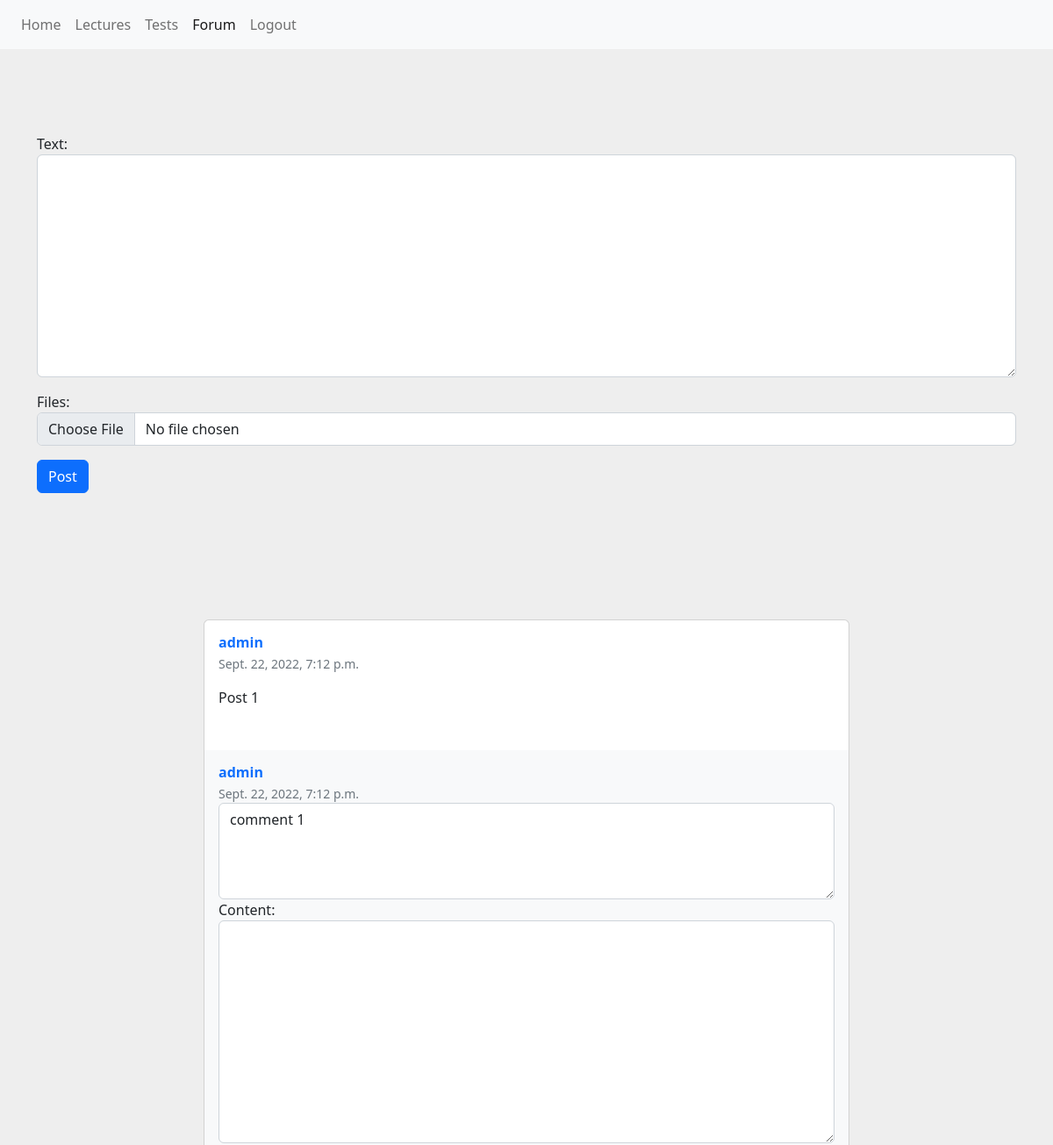
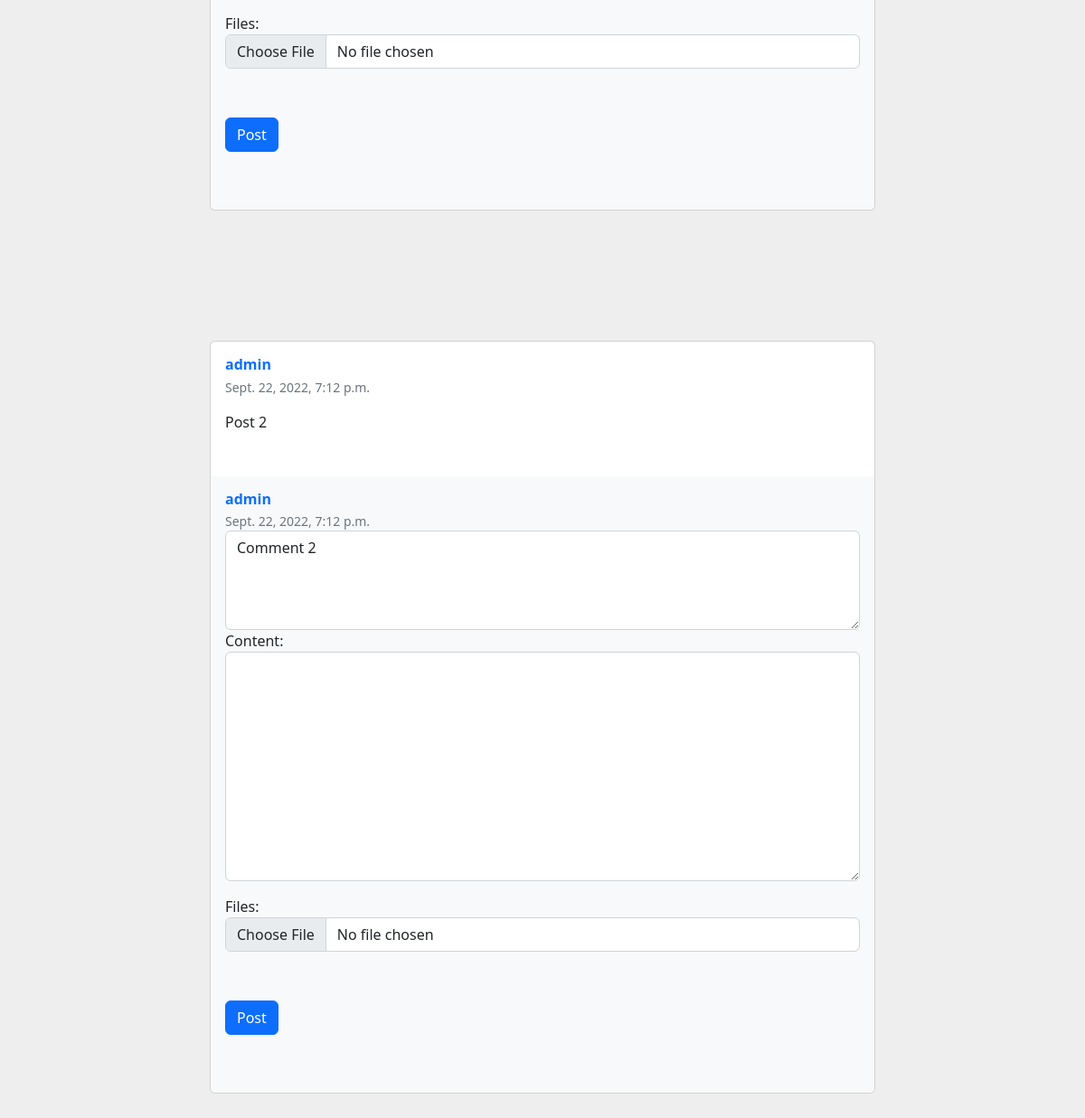
The app's page /forum/ with its own data (2 pictures, top to bottom).
### CourseApp/models.py (models this page shows, shortened)
class Post(models.Model):
    author = models.ForeignKey(User, on_delete=models.CASCADE)
    date_published = models.DateTimeField()
    text = models.TextField(max_length=10000, default="")
    files = models.FileField(upload_to='student_images/', blank=True, default="")
    def __str__(self):
        return f"{self.author} {self.date_published} {self.text}"

class Comment(models.Model):
    author = models.ForeignKey(User, on_delete=models.CASCADE)
    date_published = models.DateTimeField()
    post = models.ForeignKey(Post, on_delete=models.CASCADE)
    content = models.TextField(max_length=10000, default="")
    files = models.FileField(upload_to='student_images/', blank=True, default="")

### CourseApp/views.py (the view, shortened to what this page needs)
# urls.py: path('forum/', forum, name='forum')
def forum(request):
    posts = Post.objects.all()
    query_dict = {}
    for post in posts:
        comments = Comment.objects.filter(post=post).all()
        query_dict[post] = comments
    comments = Comment.objects.all()
    return render(request, 'forum.html',
                  context={"post_form": PostForm, "comment_form": CommentForm, "query_dict": query_dict,
                           "posts": posts, "comments": comments})

### templates/forum.html (shortened to what this page needs)
<!DOCTYPE html>
<html lang="en">
<head>
</head>
<body>
<link href="https://cdn.jsdelivr.net/npm/bootstrap@5.2.0-beta1/dist/css/bootstrap.min.css" rel="stylesheet"
>
<nav class="navbar navbar-expand-lg navbar-light bg-light">
    <div class="collapse navbar-collapse" id="navbarNavAltMarkup">
        <div class="navbar-nav">
            <a class="nav-item nav-link" href="{% url 'index' %}">Home</a>
            <a class="nav-item nav-link" href="{% url 'lectures' %}">Lectures</a>
            <a class="nav-item nav-link" href="{% url 'tests' %}">Tests</a>
            <a class="nav-item nav-link active" href="{% url 'forum' %}">Forum</a>
            <a class="nav-item nav-link" href="{% url 'logout' %}">Logout</a>
        </div>
    </div>
</nav>
<section style="background-color: #eee;">
<div class="container my-5 py-5">
    <form enctype="multipart/form-data" method="post">
    {{ post_form.as_p }}
     <div class="button">
                                        <button type="submit" class="btn btn-primary">Post</button>
                                    </div>
          </form>
</div>
    {% for post, comments in query_dict.items %}
        <div class="container my-5 py-5">
            <div class="row d-flex justify-content-center">
                <div class="col-md-12 col-lg-10 col-xl-8">
                    <div class="card">
                        <div class="card-body">
                            <div class="d-flex flex-start align-items-center">
                                <div>
                                    <h6 class="fw-bold text-primary mb-1">{{ post.author }}</h6>
                                    <p class="text-muted small mb-0">
                                        {{ post.date_published }}
                                    </p>
                                </div>
                            </div>
                            <p class="mt-3 mb-4 pb-2">
                                {{ post.text }}
                            </p>
                        </div>
                        <div class="card-footer py-3 border-0" style="background-color: #f8f9fa;">
                            <div class="d-flex flex-start w-100">
                                <div class="form-outline w-100">
                                    {% for comment in comments %}
                                        <h6 class="fw-bold text-primary mb-1">{{ comment.author }}</h6>
                                        <p class="text-muted small mb-0">
                                            {{ comment.date_published }}
                                        </p>
                                        <textarea class="form-control" id="textAreaExample" rows="4"
                                                  style="background: #fff;" disabled>{{ comment.content }}</textarea>
    {% endfor %}
                                        </div>
                            </div>
                            <div class="mb-5">
                                <form method="post" enctype="multipart/form-data">
                                    {{ comment_form.as_p }}
                                    <div class="button">
                                        <button type="submit" class="btn btn-primary">Post</button>
                                    </div>
                                </form>
                            </div>
                        </div>
                    </div>
                </div>
            </div>
        </div>
    {% endfor %}
</section>
</body>
</html>

### templates/forum.html (style rules this page uses)
body { background-color: #eeeeee; }

### records on screen
Post: author "admin", date_published "Sept. 22, 2022, 7:12 p.m.", text "Post 1"
Comment: author "admin", date_published "Sept. 22, 2022, 7:12 p.m.", content "comment 1"
Post: author "admin", date_published "Sept. 22, 2022, 7:12 p.m.", text "Post 2"
Comment: author "admin", date_published "Sept. 22, 2022, 7:12 p.m.", content "Comment 2"
